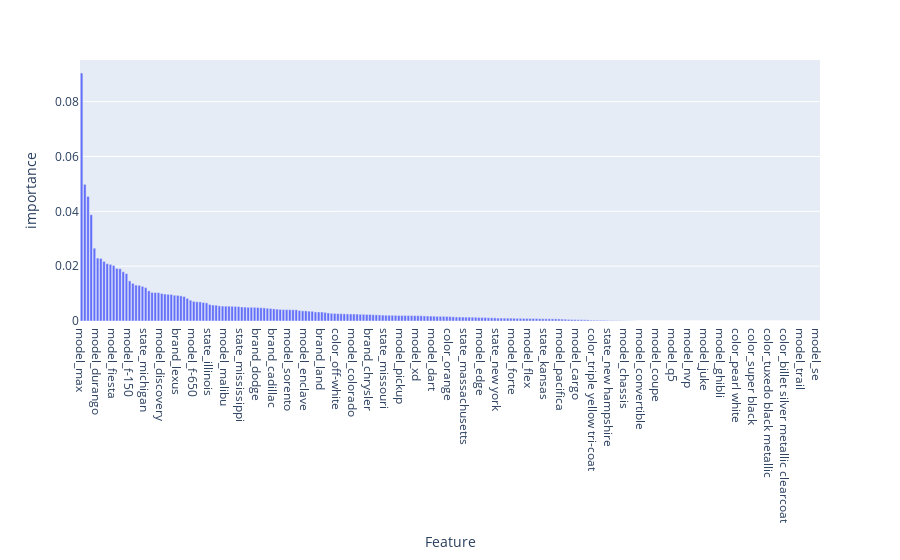

Notebook source saved alongside this figure:
### Markdown cell above
# Feature Importance

### Code cell
ohe = beast_model['columntransformer'].transformers[1][1]['one_hot']

X_train_encoded = beast_model['columntransformer'].transformers[1][1]['imputer'].fit_transform(X_train[cat_feat]  )
X_train_encoded = pd.DataFrame(X_train_encoded.T , cat_feat).T
X_train_encoded = ohe .fit_transform(X_train_encoded)

feature_name = np.append( num_feat, list(ohe .get_feature_names_out() ))



feature_importance = pd.DataFrame( [feature_name,beast_model['xgbregressor'].feature_importances_]).T

feature_importance.columns = ['Feature', 'importance']
feature_importance =feature_importance.sort_values('importance', ascending = False)

px.bar(feature_importance, x= 'Feature', y = 'importance')

### Figure 1 — Plotly figure (JSON) as saved in the notebook; plotly's stock layout.template omitted (floating-point values rounded to 4 significant figures; data arrays with more than 128 entries replaced by an {"elided": "..."} marker saying what was removed)
{"data": [{"alignmentgroup": "True", "hovertemplate": "Feature=%{x}<br>importance=%{y}<extra></extra>", "legendgroup": "", "marker": {"color": "#636efa", "pattern": {"shape": ""}}, "name": "", "offsetgroup": "", "orientation": "v", "showlegend": false, "textposition": "auto", "type": "bar", "x": {"elided": "231 str values"}, "xaxis": "x", "y": {"elided": "231 float values"}, "yaxis": "y"}], "layout": {"barmode": "relative", "legend": {"tracegroupgap": 0}, "margin": {"t": 60}, "xaxis": {"anchor": "y", "domain": [0, 1], "title": {"text": "Feature"}}, "yaxis": {"anchor": "x", "domain": [0, 1], "title": {"text": "importance"}}}}
